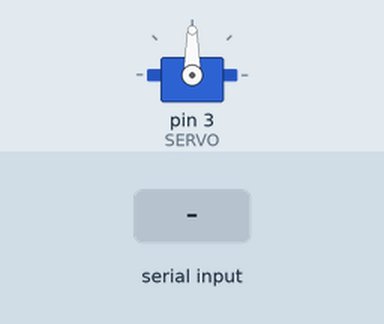
Bench run of a sketch on a simulated Arduino Uno, built with avr-gcc and run on an emulated ATmega328P. Parts: servo. The inputs (shaded band) are chosen by the test bench. What the sketch prints to the serial monitor is not drawn.

Above: at 1.7 s.
1.8 s: "90,45\n" received over Serial
At 3.0 s:
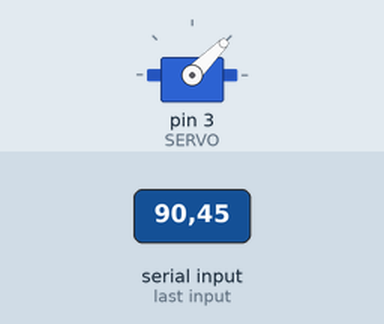
3.4 s: "5\n" received over Serial
At 3.7 s:
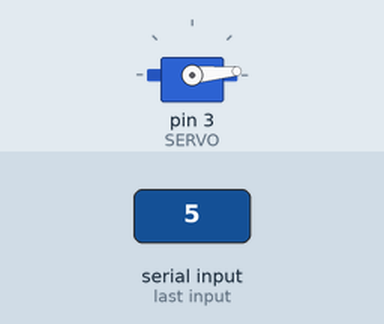
4.9 s: "30,150\n" received over Serial
At 6.2 s:
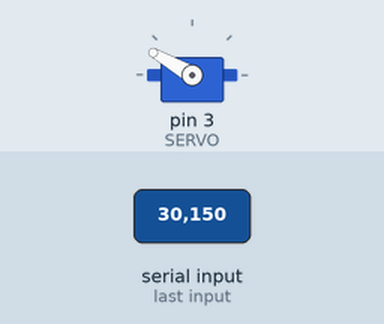
6.5 s: "90\n" received over Serial
At 7.0 s:
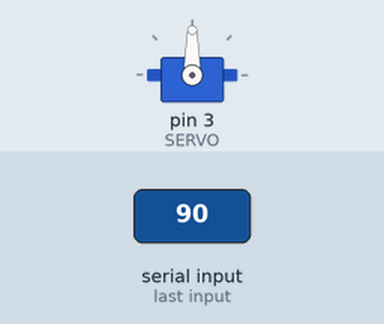
Timing chart, 0 to 9.0 s (numbered marks = the images above; inputs shaded):
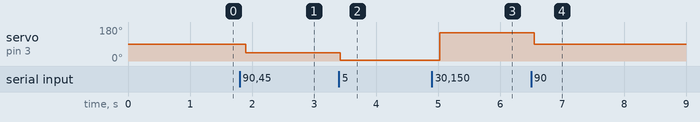

Measured:
- after the input at 1.8 s, servo on pin 3 (SERVO): 90° → 45° after 0.10 s
- after the input at 3.4 s, servo on pin 3 (SERVO): 45° → 5° at once
- after the input at 4.9 s, servo on pin 3 (SERVO): 5° → 150° after 0.13 s
- after the input at 6.5 s, servo on pin 3 (SERVO): 150° → 90° after 0.05 s

The sketch:

0._servoTest.ino
```cpp
//서보모터 라이브러리 참조
#include <Servo.h>
// 시리얼 통신 속도 및 서보모터 핀 설정
#define BUADRATE 9600
#define SERVO 3
// myServo : 서보모터 클래스 변수 생성,
// strAngle : 시리얼 통신으로 입력 받을 angle 각도 저장
Servo myServo;
String strAngle;

// angle : 서보모터 제어에 사용할 실제 angle 값
// flag : 시리얼 통신으로 angle 입력시 이벤트를 발생 flag
int angle;
boolean flag = false;

void setup() {
    myServo.attach(SERVO);
    Serial.begin(BUADRATE);
    while(!Serial){
        ;
    }
    delay(500);
    Serial.println("Program Start..");
    Serial.print("Input Servo Angle >> ");
}

void loop() {
    // 입력된 문자열이 유효값인지 판단을 위한 temp 변수
    if(flag == true){
        flag = false;
        angle = strAngle.toInt();
        strAngle = "";
        // 입력된 값이 0 ~ 180 일때만 Servo 모터 제어
        if (angle >= 0 && angle <= 180)
        {
            // angle 값 변경 후, read() 함수가 재대로 동작하도록 write() 함수 1회 실행
            myServo.write(angle);
            Serial.print("Servo Angle : ");
            Serial.println(myServo.read());
            Serial.print("Input Servo Angle >> ");
        }
        else
        {
            ErrorHadler();
        }
    }
    delay(20);
}

// 시리얼 통신으로 문자 수신 되면 발생하는 함수
// PC 에서 엔터가 눌러지면(캐리지 리턴 발생), flag 를 1 입력
void serialEvent()
{
    char cTemp = (char)Serial.read();
    if (isDigit(cTemp) || cTemp == '\b'){
        strAngle += cTemp;
    }
    else if(cTemp == '\n'){
        flag = true;
    }
    else if(cTemp == '\r'){
        if (strAngle == "") ErrorHadler();
    }
    else{ /* if (cTemp < '0' || cTemp > '9') */
        ErrorHadler();
    }
}

// 시리얼 모니터에서 0 ~ 180 이외의 값 입력시 안내 메세지 출력
void ErrorHadler()
{
    Serial.println("Error! Input Angle Number 0 to 180..");
    strAngle = "";
    Serial.print("Input Servo Angle >> ");
}
```
